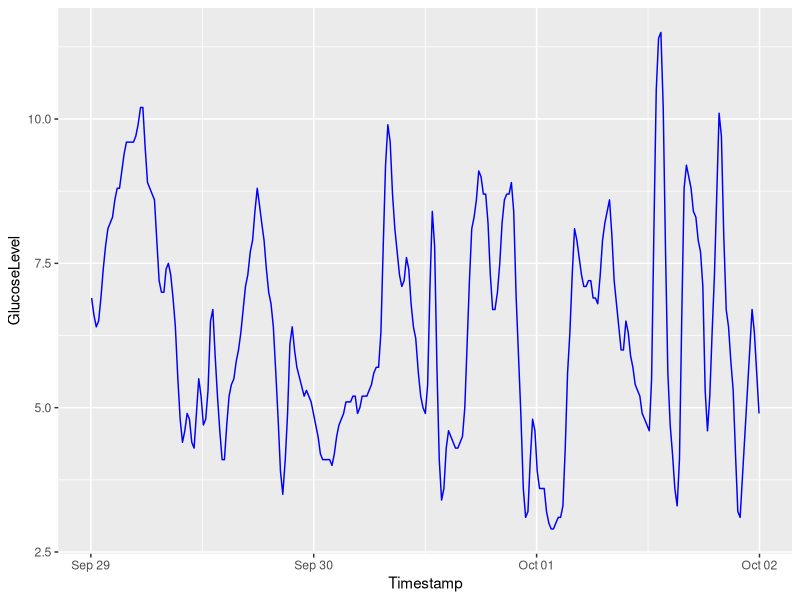
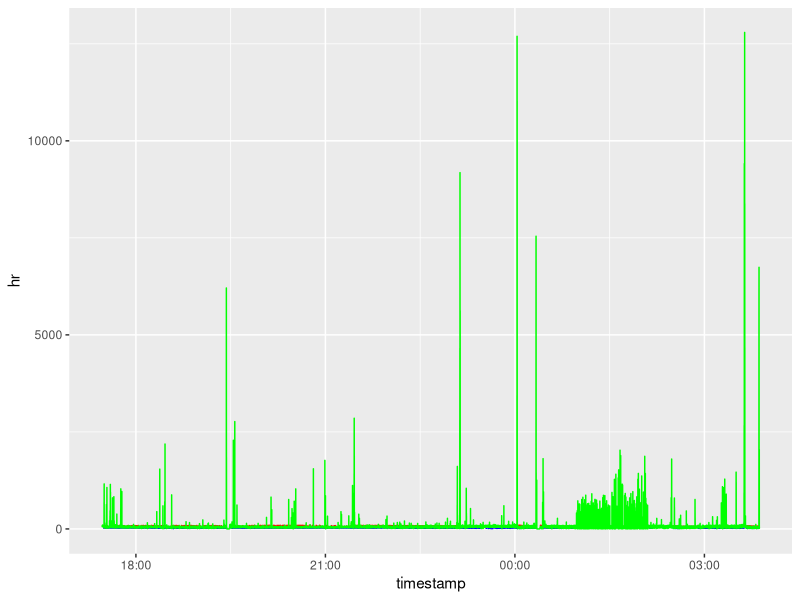

These figures' R source, in order: (Note: this script raises an error after producing the figures.)
library(readxl)
library(tidyverse)
library(ggplot2)


#Update path to where files are located
setwd("C:/Users/popovm2/Downloads/")
gcm<-read_excel("gcm_data_72h_prepared.xlsx")
sleepData<-read.csv("./../rawData/Sleep-2016-08-05--19.27-05.52-vitals.csv")
sleepData$timestamp<-as.POSIXct(sleepData$timestamp, origin='1970-01-01')

activity<- read_excel("fitbit_export_20160829_phase1_prepared.xlsx", sheet = "Activity")
sleepFitbit<- read_excel("fitbit_export_20160829_phase1_prepared.xlsx", sheet = "Sleep")
diet<- read_excel("fitbit_export_20160829_phase1_prepared.xlsx", sheet = "Diet")

gp<-ggplot() + geom_line(data=gcm, aes(x=Timestamp, y=GlucoseLevel), color="blue")
gp

gp1<-ggplot()+geom_line(data=sleepData, aes(x=timestamp,y=hr), color="red")
gp1<-gp1+geom_line(data=sleepData, aes(x=timestamp,y=rr), color="blue")
gp1<-gp1+geom_line(data=sleepData, aes(x=timestamp,y=act), color="green")
gp1



#### Extract preprocessed data
######################################

gcm<-read_excel("./DataMosicAllData.xlsx", sheet = "GCM")
activity <- read_excel("./DataMosicAllData.xlsx", sheet = "Activity")
diet <- read_excel("./DataMosicAllData.xlsx", sheet = "Diet")
injections <- read_excel("./DataMosicAllData.xlsx", sheet = "Injections")
weather <- read_excel("./DataMosicAllData.xlsx", sheet = "Weather")

#### Add time stamp as feature
######################################

add_timestamp <- function(dt){
  dt$Date <- format(as.POSIXct(dt$Date,format='%Y-%m-%d %H:%M:%S'),format='%Y-%m-%d')
  dt$Time <- format(as.POSIXct(dt$Time,format='%Y-%m-%d %H:%M:%S'),format='%H:%M')
  dt$timestamp <- format(as.POSIXct(paste(dt$Date, dt$Time)), "%Y-%m-%d %H:%M:%S")
  return(dt)
}

weather <- add_timestamp(weather)
injections <- add_timestamp(injections)
diet <- add_timestamp(diet)
activity <- add_timestamp(activity)

gcm$timestamp <- as.POSIXct(as.character(gcm$Timestamp),format='%Y-%m-%d %H:%M:%S')


### Data formation
#############################

tm <- unique(c(as.character(gcm$timestamp), as.character(weather$timestamp),
               as.character(injections$timestamp), as.character(diet$timestamp)))
data_set <- data.frame(timestamp= tm, row.names = tm, GlucoseLevel = NA, injections_Units =NA,  Weather = NA,
                       CaloriesProt = NA, CaloriesCarbs = NA, CaloriesFat =NA,CaloriesTot= NA,
                       CaloriesBurnt=NA, Steps=NA, Distance=NA,Floors=NA,MinutesSitting=NA,MinutesLightActivity=NA,
                       MinutesRelativeHighActivity=NA,MinutesVeryHighActivity=NA,ActivityCalories=NA)

data_set$GlucoseLevel[match(as.character(gcm$Timestamp), tm)] <- gcm$GlucoseLevel
data_set$Weather[match(as.character(weather$timestamp), tm)] <- weather$Weather
data_set$injections_Units[match(as.character(injections$timestamp), tm)] <- injections$Units
#data_set$CaloriesProt[match(as.character(diet$timestamp), tm)] <- diet$CaloriesProt
data_set[match(as.character(diet$timestamp), tm), c("CaloriesProt","CaloriesCarbs","CaloriesFat","CaloriesTot")] <-
  diet[,c("CaloriesProt","CaloriesCarbs","CaloriesFat","CaloriesTot")]
data_set[match(as.character(activity$timestamp), tm),c("CaloriesBurnt","Steps","Distance","Floors",
                                                   "MinutesSitting","MinutesLightActivity",
                                                   "MinutesRelativeHighActivity","MinutesVeryHighActivity",
                                                   "ActivityCalories")] <-
  activity[c("CaloriesBurnt","Steps","Distance","Floors","MinutesSitting","MinutesLightActivity",
         "MinutesRelativeHighActivity","MinutesVeryHighActivity","ActivityCalories")]


### Data extrapolation
#############################

extrapolat_data <- function(vect){
  new_vect <- vect
  current_value <- vect[which(!is.na(vect))[1]]
  for(i in 1:length(vect)){
    if(!is.na(vect[i])){current_value <- vect[i]}
    new_vect[i] <- current_value
  }
  return(new_vect)
}

data_set$timestamp <- NULL
colnames(data_set)
for(i in colnames(data_set)){
  data_set[,i] <- extrapolat_data(data_set[,i])
}
data_set <- apply(data_set, 2, extrapolat_data)

write.csv(data_set, "./naive_extrapolated_data.csv")

### GLM modeling
#####################

glm_model <-glm(GlucoseLevel ~ .,data = data_set, family = gaussian)

### manually prepared text data
#data_set <- data_set[800:nrow(data_set),]
#write.csv(data_set[nrow(data_set),-1], "template_question_data.csv")


### prediction
#####################

question_data <- read.csv("question_data.csv", header = T, row.names = 1)
predict <- predict(glm_model, question_data, type = 'response')
write.csv(data.frame(GlucoseLevel = predict), "./predicted_data.csv")
